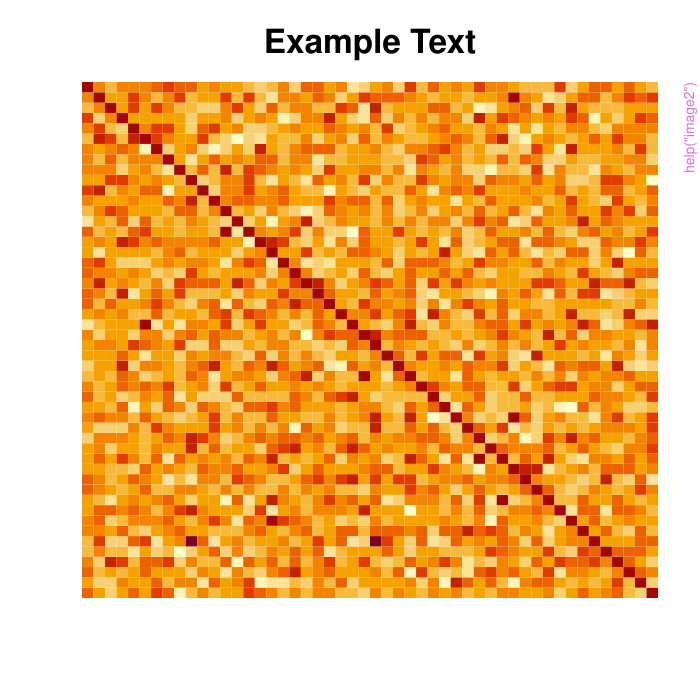

The R source for this figure:
pkgname <- "causalimages"
source(file.path(R.home("share"), "R", "examples-header.R"))
options(warn = 1)
base::assign(".ExTimings", "causalimages-Ex.timings", pos = 'CheckExEnv')
base::cat("name\tuser\tsystem\telapsed\n", file=base::get(".ExTimings", pos = 'CheckExEnv'))
base::assign(".format_ptime",
function(x) {
  if(!is.na(x[4L])) x[1L] <- x[1L] + x[4L]
  if(!is.na(x[5L])) x[2L] <- x[2L] + x[5L]
  options(OutDec = '.')
  format(x[1L:3L], digits = 7L)
},
pos = 'CheckExEnv')

### * </HEADER>
library('causalimages')

base::assign(".oldSearch", base::search(), pos = 'CheckExEnv')
base::assign(".old_wd", base::getwd(), pos = 'CheckExEnv')
cleanEx()
nameEx("AnalyzeImageConfounding")
### * AnalyzeImageConfounding

flush(stderr()); flush(stdout())

base::assign(".ptime", proc.time(), pos = "CheckExEnv")
### Name: AnalyzeImageConfounding
### Title: Perform causal estimation under image confounding
### Aliases: AnalyzeImageConfounding

### ** Examples

# For a tutorial, see
# github.com/cjerzak/causalimages-software/




base::assign(".dptime", (proc.time() - get(".ptime", pos = "CheckExEnv")), pos = "CheckExEnv")
base::cat("AnalyzeImageConfounding", base::get(".format_ptime", pos = 'CheckExEnv')(get(".dptime", pos = "CheckExEnv")), "\n", file=base::get(".ExTimings", pos = 'CheckExEnv'), append=TRUE, sep="\t")
cleanEx()
nameEx("AnalyzeImageHeterogeneity")
### * AnalyzeImageHeterogeneity

flush(stderr()); flush(stdout())

base::assign(".ptime", proc.time(), pos = "CheckExEnv")
### Name: AnalyzeImageHeterogeneity
### Title: Decompose treatment effect heterogeneity by image or image
###   sequence
### Aliases: AnalyzeImageHeterogeneity

### ** Examples

# For a tutorial, see
# github.com/cjerzak/causalimages-software/




base::assign(".dptime", (proc.time() - get(".ptime", pos = "CheckExEnv")), pos = "CheckExEnv")
base::cat("AnalyzeImageHeterogeneity", base::get(".format_ptime", pos = 'CheckExEnv')(get(".dptime", pos = "CheckExEnv")), "\n", file=base::get(".ExTimings", pos = 'CheckExEnv'), append=TRUE, sep="\t")
cleanEx()
nameEx("BuildBackend")
### * BuildBackend

flush(stderr()); flush(stdout())

base::assign(".ptime", proc.time(), pos = "CheckExEnv")
### Name: BuildBackend
### Title: Build the environment for CausalImages models.
### Aliases: BuildBackend

### ** Examples

# For a tutorial, see
# github.com/cjerzak/causalimages-software/



base::assign(".dptime", (proc.time() - get(".ptime", pos = "CheckExEnv")), pos = "CheckExEnv")
base::cat("BuildBackend", base::get(".format_ptime", pos = 'CheckExEnv')(get(".dptime", pos = "CheckExEnv")), "\n", file=base::get(".ExTimings", pos = 'CheckExEnv'), append=TRUE, sep="\t")
cleanEx()
nameEx("CausalImagesTutorialData")
### * CausalImagesTutorialData

flush(stderr()); flush(stdout())

base::assign(".ptime", proc.time(), pos = "CheckExEnv")
### Name: CausalImagesTutorialData
### Title: CausalImages Tutorial Data
### Aliases: CausalImagesTutorialData FullImageArray KeysOfImages
###   KeysOfObservations LongLat obsW obsY X
### Keywords: datasets

### ** Examples

# Load the tutorial data
data(CausalImagesTutorialData)

# View dimensions of the image array
dim(FullImageArray)

# Check the number of observations
length(obsY)

# View treatment distribution
table(obsW)




base::assign(".dptime", (proc.time() - get(".ptime", pos = "CheckExEnv")), pos = "CheckExEnv")
base::cat("CausalImagesTutorialData", base::get(".format_ptime", pos = 'CheckExEnv')(get(".dptime", pos = "CheckExEnv")), "\n", file=base::get(".ExTimings", pos = 'CheckExEnv'), append=TRUE, sep="\t")
cleanEx()
nameEx("CheckDataQuality")
### * CheckDataQuality

flush(stderr()); flush(stdout())

base::assign(".ptime", proc.time(), pos = "CheckExEnv")
### Name: CheckDataQuality
### Title: Check data quality for causalimages analyses
### Aliases: CheckDataQuality

### ** Examples

## Not run: 
##D # Check data before writing TfRecord
##D result <- CheckDataQuality(
##D   uniqueImageKeys = unique(imageKeys),
##D   acquireImageFxn = myImageLoader,
##D   file = "data.tfrecord",
##D   checkContext = "pre_write"
##D )
##D 
##D # Check data before analysis
##D result <- CheckDataQuality(
##D   obsW = treatment,
##D   obsY = outcome,
##D   imageKeysOfUnits = imageKeys,
##D   file = "data.tfrecord",
##D   checkContext = "pre_analysis"
##D )
## End(Not run)




base::assign(".dptime", (proc.time() - get(".ptime", pos = "CheckExEnv")), pos = "CheckExEnv")
base::cat("CheckDataQuality", base::get(".format_ptime", pos = 'CheckExEnv')(get(".dptime", pos = "CheckExEnv")), "\n", file=base::get(".ExTimings", pos = 'CheckExEnv'), append=TRUE, sep="\t")
cleanEx()
nameEx("GetAndSaveGeolocatedImages")
### * GetAndSaveGeolocatedImages

flush(stderr()); flush(stdout())

base::assign(".ptime", proc.time(), pos = "CheckExEnv")
### Name: GetAndSaveGeolocatedImages
### Title: Getting and saving geo-located images from a pool of .tif's
### Aliases: GetAndSaveGeolocatedImages

### ** Examples


# Example use (not run):
#MASTER_IMAGE_POOL_FULL_DIR <- c("./LargeTifs/tif1.tif","./LargeTifs/tif2.tif")
#GetAndSaveGeolocatedImages(
                       #long = GeoKeyMat$geo_long,
                       #lat = GeoKeyMat$geo_lat,
                       #image_pixel_width = 500L,
                       #keys = row.names(GeoKeyMat),
                       #tif_pool = MASTER_IMAGE_POOL_FULL_DIR,
                       #save_folder = "./Data/Uganda2000_processed",
                       #save_as = "csv",
                       #lyrs = NULL)




base::assign(".dptime", (proc.time() - get(".ptime", pos = "CheckExEnv")), pos = "CheckExEnv")
base::cat("GetAndSaveGeolocatedImages", base::get(".format_ptime", pos = 'CheckExEnv')(get(".dptime", pos = "CheckExEnv")), "\n", file=base::get(".ExTimings", pos = 'CheckExEnv'), append=TRUE, sep="\t")
cleanEx()
nameEx("GetElementFromTfRecordAtIndices")
### * GetElementFromTfRecordAtIndices

flush(stderr()); flush(stdout())

base::assign(".ptime", proc.time(), pos = "CheckExEnv")
### Name: GetElementFromTfRecordAtIndices
### Title: Reads unique key indices from a '.tfrecord' file.
### Aliases: GetElementFromTfRecordAtIndices

### ** Examples

# Example usage (not run):
#GetElementFromTfRecordAtIndices(
  #uniqueKeyIndices = 1:10,
  #filename = "./NigeriaConfoundApp.tfrecord",
  #nObs = 100)




base::assign(".dptime", (proc.time() - get(".ptime", pos = "CheckExEnv")), pos = "CheckExEnv")
base::cat("GetElementFromTfRecordAtIndices", base::get(".format_ptime", pos = 'CheckExEnv')(get(".dptime", pos = "CheckExEnv")), "\n", file=base::get(".ExTimings", pos = 'CheckExEnv'), append=TRUE, sep="\t")
cleanEx()
nameEx("GetImageRepresentations")
### * GetImageRepresentations

flush(stderr()); flush(stdout())

base::assign(".ptime", proc.time(), pos = "CheckExEnv")
### Name: GetImageRepresentations
### Title: Generates image and video representations useful in earth
###   observation tasks for causal inference.
### Aliases: GetImageRepresentations

### ** Examples

# For a tutorial, see
# github.com/cjerzak/causalimages-software/




base::assign(".dptime", (proc.time() - get(".ptime", pos = "CheckExEnv")), pos = "CheckExEnv")
base::cat("GetImageRepresentations", base::get(".format_ptime", pos = 'CheckExEnv')(get(".dptime", pos = "CheckExEnv")), "\n", file=base::get(".ExTimings", pos = 'CheckExEnv'), append=TRUE, sep="\t")
cleanEx()
nameEx("GetMoments")
### * GetMoments

flush(stderr()); flush(stdout())

base::assign(".ptime", proc.time(), pos = "CheckExEnv")
### Name: GetMoments
### Title: Get moments for normalization (internal function)
### Aliases: GetMoments

### ** Examples

# (Not run)
# GetMoments(iterator, dataType, image_dtype, momentCalIters = 34L)



base::assign(".dptime", (proc.time() - get(".ptime", pos = "CheckExEnv")), pos = "CheckExEnv")
base::cat("GetMoments", base::get(".format_ptime", pos = 'CheckExEnv')(get(".dptime", pos = "CheckExEnv")), "\n", file=base::get(".ExTimings", pos = 'CheckExEnv'), append=TRUE, sep="\t")
cleanEx()
nameEx("LongLat2CRS")
### * LongLat2CRS

flush(stderr()); flush(stdout())

base::assign(".ptime", proc.time(), pos = "CheckExEnv")
### Name: LongLat2CRS
### Title: Get the spatial point of long/lat coordinates
### Aliases: LongLat2CRS

### ** Examples

# (Not run)
#spatialPt <- LongLat2CRS(long = 49.932,
#                 lat = 35.432,
#                 CRS_ref = sf::st_crs("+proj=lcc +lat_1=48 +lat_2=33 +lon_0=-100 +ellps=WGS84"))



base::assign(".dptime", (proc.time() - get(".ptime", pos = "CheckExEnv")), pos = "CheckExEnv")
base::cat("LongLat2CRS", base::get(".format_ptime", pos = 'CheckExEnv')(get(".dptime", pos = "CheckExEnv")), "\n", file=base::get(".ExTimings", pos = 'CheckExEnv'), append=TRUE, sep="\t")
cleanEx()
nameEx("PredictiveRun")
### * PredictiveRun

flush(stderr()); flush(stdout())

base::assign(".ptime", proc.time(), pos = "CheckExEnv")
### Name: PredictiveRun
### Title: Perform predictive modeling using images or videos
### Aliases: PredictiveRun

### ** Examples

# For a tutorial, see
# github.com/cjerzak/causalimages-software/




base::assign(".dptime", (proc.time() - get(".ptime", pos = "CheckExEnv")), pos = "CheckExEnv")
base::cat("PredictiveRun", base::get(".format_ptime", pos = 'CheckExEnv')(get(".dptime", pos = "CheckExEnv")), "\n", file=base::get(".ExTimings", pos = 'CheckExEnv'), append=TRUE, sep="\t")
cleanEx()
nameEx("WriteTfRecord")
### * WriteTfRecord

flush(stderr()); flush(stdout())

base::assign(".ptime", proc.time(), pos = "CheckExEnv")
### Name: WriteTfRecord
### Title: Write an image corpus as a .tfrecord file
### Aliases: WriteTfRecord

### ** Examples

# Example usage (not run):
#WriteTfRecord(
#  file = "./NigeriaConfoundApp.tfrecord",
#  uniqueImageKeys = 1:n,
#  acquireImageFxn = acquireImageFxn)




base::assign(".dptime", (proc.time() - get(".ptime", pos = "CheckExEnv")), pos = "CheckExEnv")
base::cat("WriteTfRecord", base::get(".format_ptime", pos = 'CheckExEnv')(get(".dptime", pos = "CheckExEnv")), "\n", file=base::get(".ExTimings", pos = 'CheckExEnv'), append=TRUE, sep="\t")
cleanEx()
nameEx("image2")
### * image2

flush(stderr()); flush(stdout())

base::assign(".ptime", proc.time(), pos = "CheckExEnv")
### Name: image2
### Title: Visualizing matrices as heatmaps with correct
###   north-south-east-west orientation
### Aliases: image2

### ** Examples

#set seed
set.seed(1)

#Generate data
x <- matrix(rnorm(50*50), ncol = 50)
diag(x) <- 3

# create plot
image2(x, main = "Example Text", cex.main = 2)




base::assign(".dptime", (proc.time() - get(".ptime", pos = "CheckExEnv")), pos = "CheckExEnv")
base::cat("image2", base::get(".format_ptime", pos = 'CheckExEnv')(get(".dptime", pos = "CheckExEnv")), "\n", file=base::get(".ExTimings", pos = 'CheckExEnv'), append=TRUE, sep="\t")
cleanEx()
nameEx("message2")
### * message2

flush(stderr()); flush(stdout())

base::assign(".ptime", proc.time(), pos = "CheckExEnv")
### Name: message2
### Title: message2 message() with timestamps
### Aliases: message2

### ** Examples

message2("Hello world")
message2("Process completed", quiet = FALSE)



base::assign(".dptime", (proc.time() - get(".ptime", pos = "CheckExEnv")), pos = "CheckExEnv")
base::cat("message2", base::get(".format_ptime", pos = 'CheckExEnv')(get(".dptime", pos = "CheckExEnv")), "\n", file=base::get(".ExTimings", pos = 'CheckExEnv'), append=TRUE, sep="\t")
cleanEx()
nameEx("print2")
### * print2

flush(stderr()); flush(stdout())

base::assign(".ptime", proc.time(), pos = "CheckExEnv")
### Name: print2
### Title: print2 print() with timestamps
### Aliases: print2

### ** Examples

print2("Hello world")



base::assign(".dptime", (proc.time() - get(".ptime", pos = "CheckExEnv")), pos = "CheckExEnv")
base::cat("print2", base::get(".format_ptime", pos = 'CheckExEnv')(get(".dptime", pos = "CheckExEnv")), "\n", file=base::get(".ExTimings", pos = 'CheckExEnv'), append=TRUE, sep="\t")
### * <FOOTER>
###
cleanEx()
options(digits = 7L)
base::cat("Time elapsed: ", proc.time() - base::get("ptime", pos = 'CheckExEnv'),"\n")
grDevices::dev.off()
###
### Local variables: ***
### mode: outline-minor ***
### outline-regexp: "\\(> \\)?### [*]+" ***
### End: ***
quit('no')
